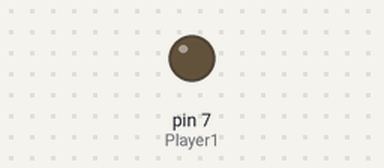
The sketch below on a simulated Arduino Uno, built with avr-gcc and run on an emulated ATmega328P. Shown: output pins drawn as LEDs (lit = HIGH).

Above: at 0.3 s.
At 21.1 s:
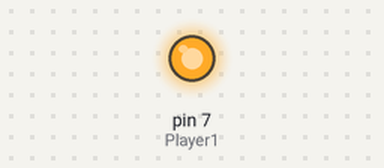
Timing chart, 0 to 46.8 s (numbered marks = the images above):
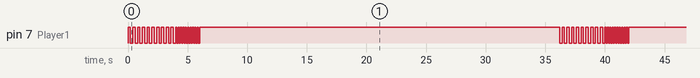

Measured:
- by itself, pin 7 (Player1): repeats every 36.0 s: 10 × (HIGH 0.10 s, LOW 0.10 s), HIGH 30.2 s, 9 × (LOW 0.20 s, HIGH 0.20 s), LOW 0.20 s
- by itself, everything shown: repeats every 36.0 s, in 40 steps

The sketch:

LeaderLamp.ino
```cpp
// Adjust your pin asignment as required
#define Player1 7
#define Player2 13

// timeout in ms before toggling the pin back low
#define DefaultTimeout 500


void setup() {
  pinMode(Player1, OUTPUT);
  pinMode(Player1, OUTPUT);
  // Set them low!
  digitalWrite(Player1, LOW);
  digitalWrite(Player2, LOW);

  Serial.begin(9600);
}

// parsedInt from the device
int v;

void loop() {
 // Check for connection
 if (Serial.available() > 0) {
  // If it's established, get the int written
  v = Serial.parseInt();

  // Commandset
  // 0, ignored
  // 1 = Player 1 ON
  // 2 = Player 1 OFF
  // 3 = Player 2 ON
  // 4 = Player 2 OFF
  switch(v) {
    case 1:
      digitalWrite(Player1, HIGH);
      break;
    case 2:
      digitalWrite(Player1, LOW);
      break;
    case 3:
      digitalWrite(Player2, HIGH);
      break;
    case 4:
      digitalWrite(Player2, LOW);
      break;
    default:
      break;
  }
 }
 else {
  attractLoop();
 }
}


// Cycle the lights every 30 seconds
void attractLoop() {

    // toggle between the two lights quicly
     for (int i = 0; i < 10; i++) {
      digitalWrite(Player1, HIGH);
      digitalWrite(Player2, LOW);
      delay(200);
      digitalWrite(Player1, LOW);
      digitalWrite(Player2, HIGH);
      delay(200);
    }

   for (int i = 0; i < 10; i++) {
      digitalWrite(Player1, HIGH);
      digitalWrite(Player2, LOW);
      delay(100);
      digitalWrite(Player1, LOW);
      digitalWrite(Player2, HIGH);
      delay(100);
    }

  // keep them on for 30 seconds
  digitalWrite(Player1, HIGH);
  digitalWrite(Player2, HIGH);
  delay(30000);


}
```
